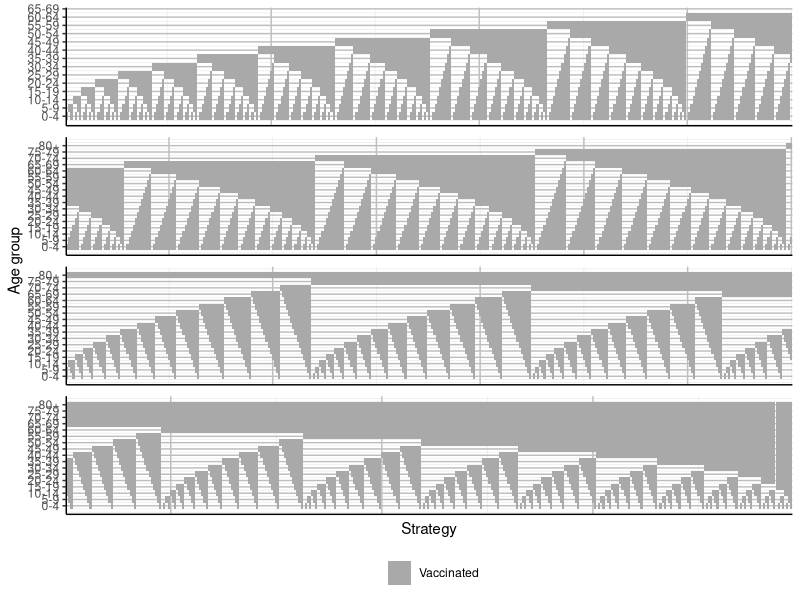
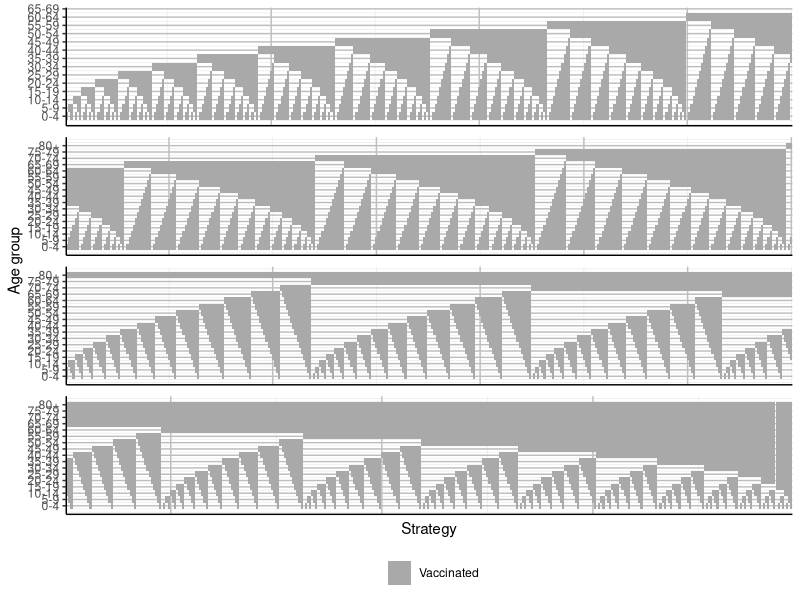

Here is the R script that generated these plots, in order:
library(tidyr)
library(ggplot2)
library(dplyr)

create_age_targets <- function() {
  age_target_all <-
    expand.grid(a = 0:1, b = 0:1, c = 0:1, d = 0:1, e = 0:1, f = 0:1, g = 0:1, h = 0:1, j = 0:1, k = 0:1, l = 0:1, m = 0:1, n = 0:1, p = 0:1, q = 0:1, r = 0:1, s = 0:1)
  
  contig <- apply(age_target_all, 1, function(x) {
    dx1 <- (diff(which(x == 1)))
    dx2 <- (diff(which(x == 0)))
    all(dx2 == 1) | (sum(dx2 > 1) == 1 & sum(dx1 > 1) <= 1)
  })
  
  age_target <- age_target_all[contig, ]
}
t <- create_age_targets()

pd <- t %>%
  mutate(strategy = 1:n(),
         row = rep(1:4, each = 350)[1:nrow(t)]) %>%
  pivot_longer(-c(strategy, row), names_to = "Age group", values_to = "Target") %>%
  mutate(`Age group` = as.numeric(as.factor(`Age group`)))

x <- seq(0,80,5)
y <- seq(4,84,5)
z <- paste0(x,"-",y)
z[17] <- "80+"

pd1 <- filter(pd, Target == 1)

g1 <- ggplot(pd1, aes(x = strategy, y = `Age group`, fill = factor(Target))) + 
  geom_tile() +
  facet_wrap(~ row, scales = "free", ncol = 1) + 
  #scale_x_continuous("strategy") +
  scale_fill_manual(values = c("darkgrey"), labels = c("Vaccinated"), name = "") +
  scale_y_continuous(breaks = 1:17, labels = z) +
  scale_x_continuous( expand = c(0, 0))+
  theme_bw() +
  theme(axis.text.x = element_blank(),
        axis.ticks.x = element_blank(), 
        strip.background = element_blank(),
        strip.text.x = element_blank(),
        panel.grid.major = element_line(colour = "grey", size = 0.5),
        panel.border = element_blank(),
        axis.line = element_line(),
        legend.position="bottom") +
  labs(x = "Strategy")

g1

ggsave("plots/FigS4.png", g1, height = 9.5, width = 7.5)

